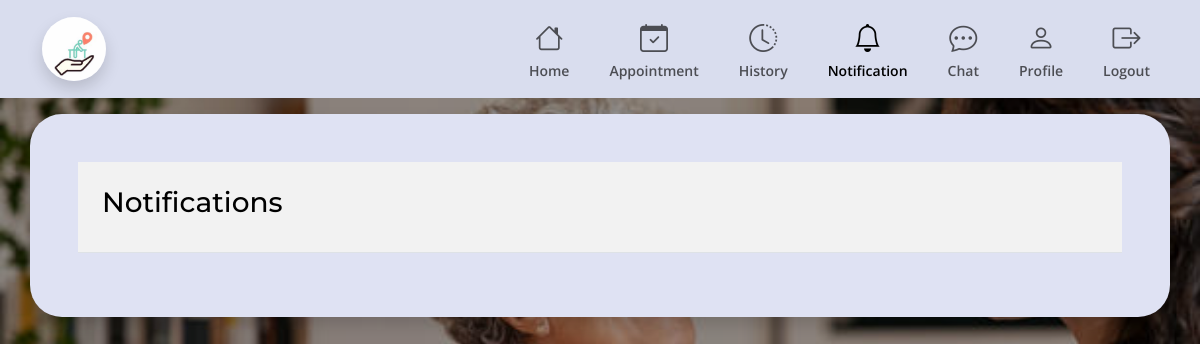
/PATnotif.php (signed in), run on an earlier commit of the app's database.
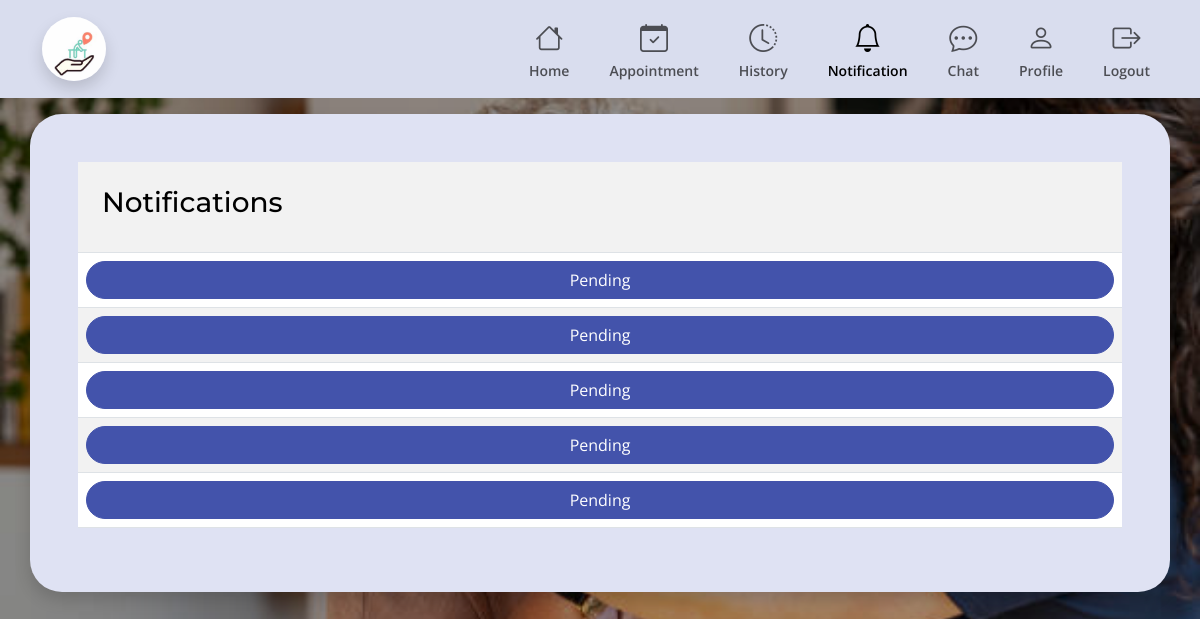
And on a later commit of the database.
### tables this page shows
CREATE TABLE `tbl_notifications` (
  `notification_id` int(11) NOT NULL,
  `user_id` int(11) DEFAULT NULL,
  `appointment_id` int(11) DEFAULT NULL,
  `type` varchar(200) DEFAULT NULL,
  `is_read` tinyint(1) DEFAULT NULL,
  `created_at` datetime DEFAULT current_timestamp()
);

### PATnotif.php (the view, shortened to what this page needs)
<?php
include "./database.php";
$var_notif = "SELECT * FROM tbl_notifications WHERE user_id=" . $_SESSION["sess_id"];
$var_qry = mysqli_query($var_conn, $var_notif);
?>
<!DOCTYPE html>
<html data-bs-theme="light">
<head>
    <link rel='stylesheet' type='text/css' media='screen' href='./assets/css/PatientHomePage.css'>
</head>
<body>
    <header>
        <nav class="navbar navbar-expand-lg bg-primary-subtle">
            <div class="container">
                <a class="navbar-brand" href="#">
                    <img src="./assets/img/Logo.jpg" class="rounded-pill shadow" alt="Logo.jpg" width="64" height="64">
                </a>
                <div class="offcanvas offcanvas-start bg-primary-subtle" tabindex="-1" id="offcanvasNavbar"
                    aria-labelledby="offcanvasNavbarLabel">
                    <div class="offcanvas-body">
                        <ul class="navbar-nav justify-content-end flex-grow-1 pe-0 gap-0 gap-lg-4">
                            <li class="nav-item">
                                <a class="nav-link fw-semibold text-center" aria-current="page" href="./PatientHomePage.php">
                                    <i class="bi bi-house fs-3"></i><br>
                                    <small>Home</small>
                                </a>
                            </li>
                            <li class="nav-item">
                                <a class="nav-link fw-semibold text-center" aria-current="page" href="./PATAppointmentList.php">
                                    <i class="bi bi-calendar-check fs-3"></i><br>
                                    <small>Appointment</small>
                                </a>
                            </li>
                            <li class="nav-item">
                                <a class="nav-link fw-semibold text-center" aria-current="page" href="#">
                                    <i class="bi bi-clock-history fs-3"></i><br>
                                    <small>History</small>
                                </a>
                            </li>
                            <li class="nav-item">
                                <a class="nav-link fw-semibold text-center active" aria-current="page" href="./PATnotif.php">
                                    <i class="bi bi-bell fs-3"></i><br>
                                    <small>Notification</small>
                                </a>
                            </li>
                            <li class="nav-item">
                                <a class="nav-link fw-semibold text-center" aria-current="page" href="./PatientChat.php">
                                    <i class="bi bi-chat-dots fs-3 chat-badge"></i><br>
                                    <small>Chat</small>
                                </a>
                            </li>
                            <li class="nav-item">
                                <a class="nav-link fw-semibold text-center" aria-current="page" href="./ProfilePage.php">
                                    <i class="bi bi-person fs-3"></i><br>
                                    <small>Profile</small>
                                </a>
                            </li>
                            <li class="nav-item">
                                <a class="nav-link fw-semibold text-center" aria-current="page" href="./Logout.php">
                                    <i class="bi bi-box-arrow-right fs-3"></i><br>
                                    <small>Logout</small>
                                </a>
                            </li>
                        </ul>
                    </div>
                </div>
            </div>
        </nav>
    </header>
    <main class="py-0 py-lg-3">
        <section class="main-section bg-secondary-subtle py-3 py-lg-5 px-3 px-lg-5 shadow container-fluid container-lg">
            <form method="POST" action="PATAppointmentList.php" class="needs-validation" novalidate>
                <table class="table table-striped">
                    <tr>
                        <th class="p-4">
                            <h3>Notifications</h3>
                        </th>
                    </tr>
                    <?php
                    while ($var_rec = mysqli_fetch_array($var_qry)) {
                    $type = $var_rec["type"];
                    ?>
                        <tr>
                            <td class="p-2">
                                <?php
                                    echo "
                                    <input type='text' name='response' value='R' style='display: none;'>
                                    <button type='submit' name='BtnFilter' class='btn btn-primary px-5 w-100 rounded-5'>$type</button>
                                    ";
                                ?>
                            </td>
                        </tr>
                    <?php } ?>
                </table>
            </form>
        </section>
    </main>
</body>
</html>

What changed in the data, as far as the page shows it:
added tbl_notifications: type "Pending"
added tbl_notifications: type "Pending"
added tbl_notifications: type "Pending"
added tbl_notifications: type "Pending"
added tbl_notifications: type "Pending"
